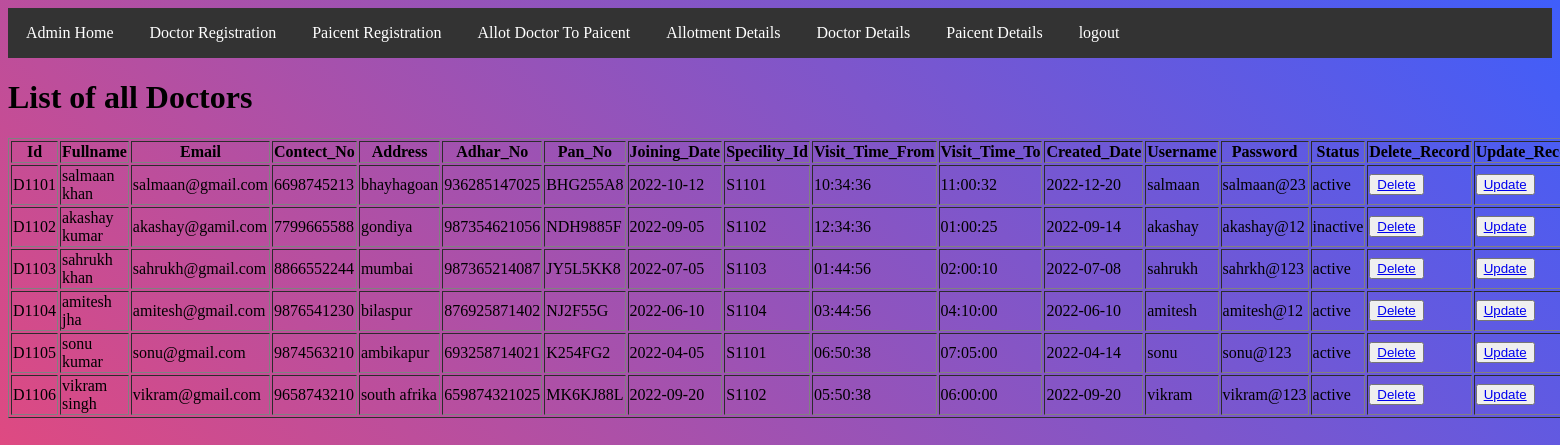
/doctor_details.php (signed in), run on the app's committed database.
### tables this page shows
CREATE TABLE `doctor` (
  `id` varchar(5) NOT NULL,
  `fullname` varchar(20) NOT NULL,
  `email` varchar(30) NOT NULL,
  `contect_no` bigint(10) NOT NULL,
  `address` varchar(50) NOT NULL,
  `adhar_no` bigint(12) NOT NULL,
  `pan_no` varchar(8) NOT NULL,
  `joining_data` date NOT NULL,
  `specility_id` varchar(5) NOT NULL,
  `visit_time_from` time NOT NULL,
  `visit_time_to` time NOT NULL,
  `craeted_data` date NOT NULL,
  `username` varchar(20) NOT NULL,
  `password` varchar(10) NOT NULL,
  `status` varchar(10) NOT NULL
);

### doctor_details.php (the view, shortened to what this page needs)
<?php
    if(isset($_SESSION['admin'])){?>
<?php
    $con=mysqli_connect("localhost","root","","myproject");
    $query="select * from doctor";
    $result=mysqli_query($con,$query);
    include('header.php');
    $output ='<h1> List of all Doctors</h1>
            <table border="1" width=100%>
            <tr>
            <th>Id</th>
            <th>Fullname</th>
            <th>Email</th>
            <th>Contect_No</th>
            <th>Address</th>
            <th>Adhar_No</th>
            <th>Pan_No</th>
            <th>Joining_Date</th>
            <th>Specility_Id</th>
            <th>Visit_Time_From</th>
            <th>Visit_Time_To</th>
            <th>Created_Date</th>
            <th>Username</th>
            <th>Password</th>
            <th>Status</th>
            <th>Delete_Record</th>
            <th>Update_Record</th></tr>';
    while($row=mysqli_fetch_assoc($result)){
        $output .="<tr><td>{$row["id"]}</td><td>{$row["fullname"]}</td><td>{$row["email"]}</td>
        <td>{$row["contect_no"]}</td><td>{$row["address"]}</td><td>{$row["adhar_no"]}</td>
        <td>{$row["pan_no"]}</td><td>{$row["joining_data"]}</td><td>{$row["specility_id"]}</td>
        <td>{$row["visit_time_from"]}</td><td>{$row["visit_time_to"]}</td><td>{$row["craeted_data"]}</td>
        <td>{$row["username"]}</td><td>{$row["password"]}</td><td>{$row["status"]}</td>
        <td><button><a href='delete_data.php?id={$row["id"]}'>Delete</a></button></td>
        <td><button><a href='update_data.php?id={$row["id"]}'>Update</a></button></td></tr>";
    }
    $output .="</table>";
    echo $output;
?>
<?php
    }else{
        header("Location: index.php");
    }
?>

### data on the page
doctor: id "D1101", fullname "salmaan khan", email "salmaan@gmail.com", contect_no "6698745213", address "bhayhagoan", adhar_no "936285147025", pan_no "BHG255A8", joining_data "2022-10-12", specility "S1101", visit_time_from "10:34:36", visit_time_to "11:00:32", craeted_data "2022-12-20", username "salmaan", password "salmaan@23", status "active"
doctor: id "D1102", fullname "akashay kumar", email "akashay@gamil.com", contect_no "7799665588", address "gondiya", adhar_no "987354621056", pan_no "NDH9885F", joining_data "2022-09-05", specility "S1102", visit_time_from "12:34:36", visit_time_to "01:00:25", craeted_data "2022-09-14", username "akashay", password "akashay@12", status "inactive"
doctor: id "D1103", fullname "sahrukh khan", email "sahrukh@gmail.com", contect_no "8866552244", address "mumbai", adhar_no "987365214087", pan_no "JY5L5KK8", joining_data "2022-07-05", specility "S1103", visit_time_from "01:44:56", visit_time_to "02:00:10", craeted_data "2022-07-08", username "sahrukh", password "sahrkh@123", status "active"
doctor: id "D1104", fullname "amitesh jha", email "amitesh@gmail.com", contect_no "9876541230", address "bilaspur", adhar_no "876925871402", pan_no "NJ2F55G", joining_data "2022-06-10", specility "S1104", visit_time_from "03:44:56", visit_time_to "04:10:00", craeted_data "2022-06-10", username "amitesh", password "amitesh@12", status "active"
doctor: id "D1105", fullname "sonu kumar", email "sonu@gmail.com", contect_no "9874563210", address "ambikapur", adhar_no "693258714021", pan_no "K254FG2", joining_data "2022-04-05", specility "S1101", visit_time_from "06:50:38", visit_time_to "07:05:00", craeted_data "2022-04-14", username "sonu", password "sonu@123", status "active"
doctor: id "D1106", fullname "vikram singh", email "vikram@gmail.com", contect_no "9658743210", address "south afrika", adhar_no "659874321025", pan_no "MK6KJ88L", joining_data "2022-09-20", specility "S1102", visit_time_from "05:50:38", visit_time_to "06:00:00", craeted_data "2022-09-20", username "vikram", password "vikram@123", status "active"
